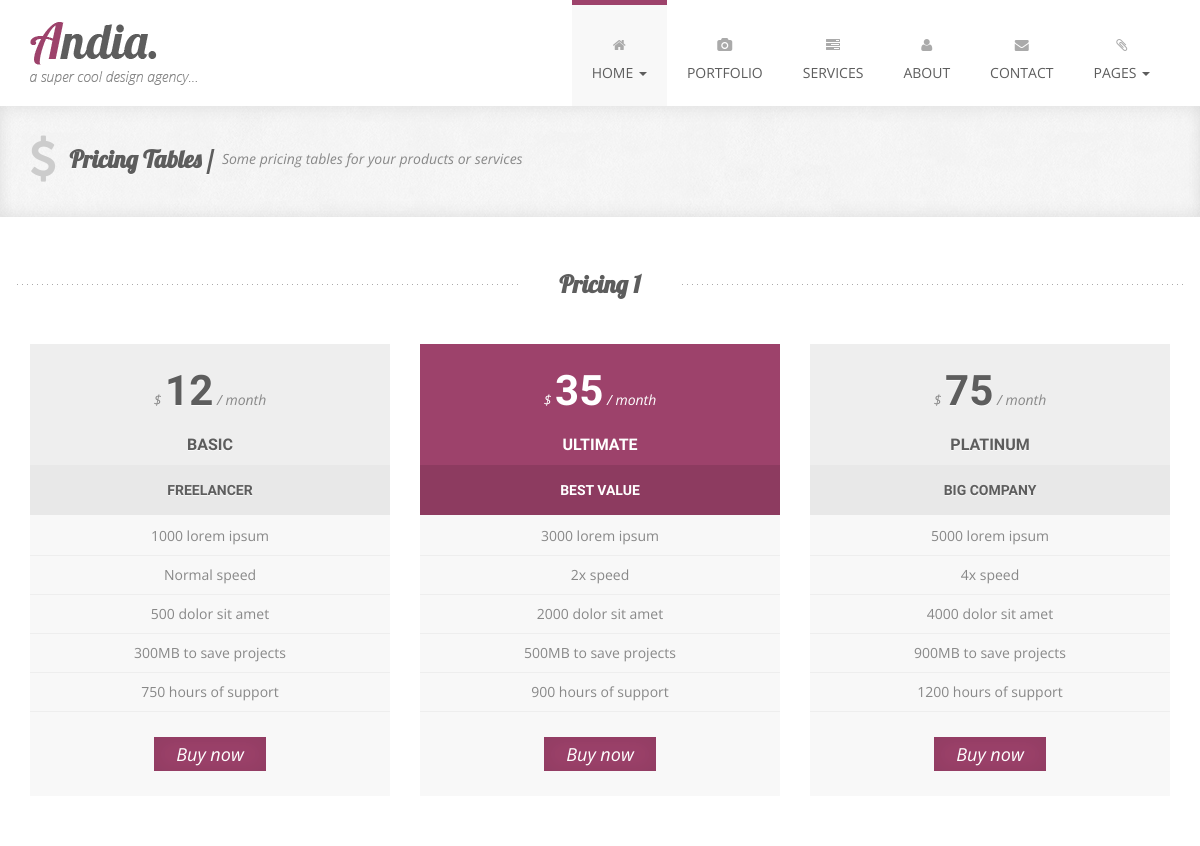
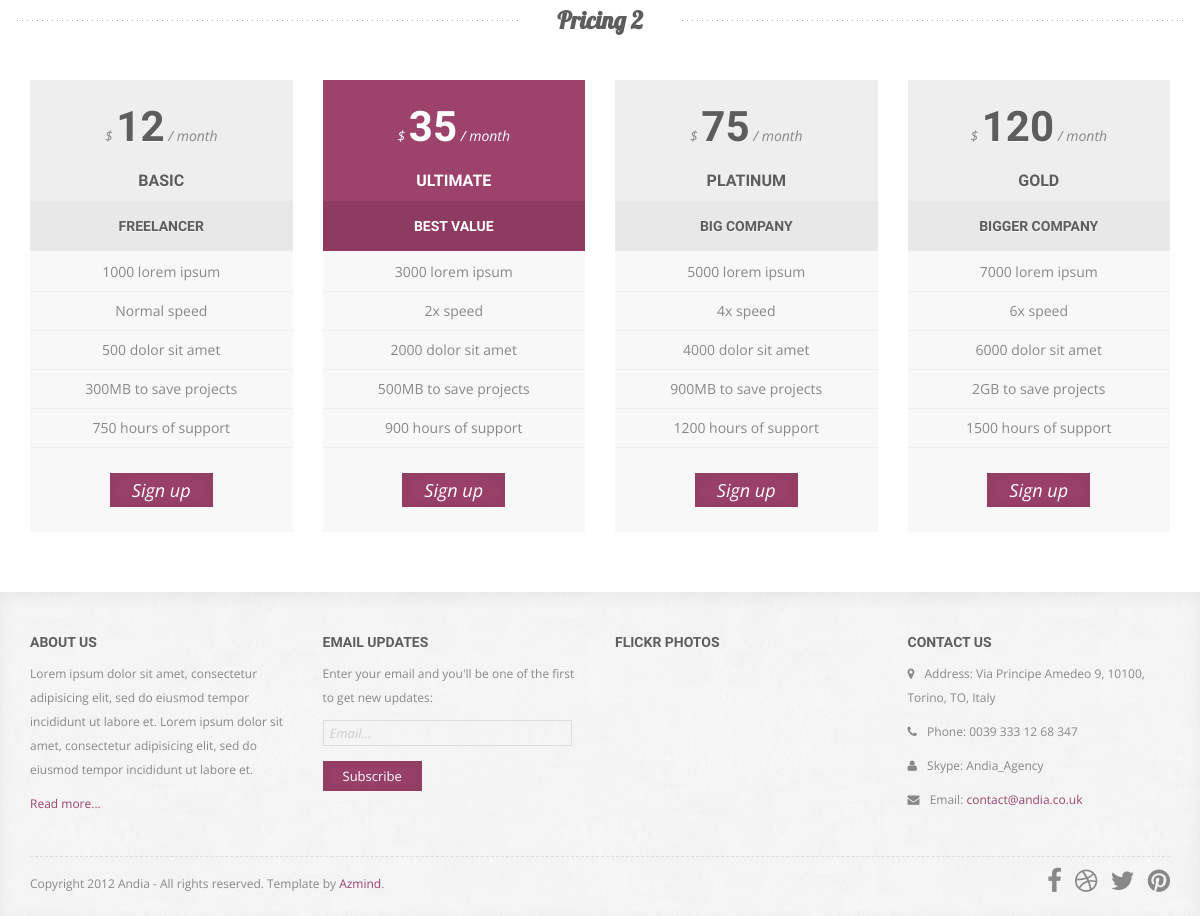
The page /pricing-tables on the database its author committed (2 pictures, top to bottom).
### tables this page shows
CREATE TABLE `Pricing` (
  `id` int(11) NOT NULL,
  `section` int(11) DEFAULT NULL,
  `price` int(11) DEFAULT NULL,
  `rate` varchar(255) DEFAULT NULL,
  `category` varchar(255) DEFAULT NULL,
  `features` varchar(255) NOT NULL
);

### components/View.php (called while the page is built, shortened)
<?
class View {
  function generate($templateView, $mainView) {
    $this->content = $this->getRenderedHtml('views/' . $mainView);
    include 'views/layouts/' . $templateView;
  }
  public function getRenderedHtml($path) {
    include($path);
    $var = ob_get_contents();
    return $var;
  }
}

### controllers/PricingController.php (called while the page is built, shortened)
<?
include_once ROOT . '/models/ModelPricing.php';
class PricingController extends Controller {
  private $pricingModel;
  public function __construct() {
    $this->pricingModel = new ModelPricing();
  }
  public function actionTables() {
    try {
      $this->view->sectionOne = $this->pricingModel->getSectionOne();
      $this->view->sectionTwo = $this->pricingModel->getSectionTwo();
      $this->view->generate('template_view.phtml', 'pricing/tables.phtml');
    } catch (Exception $e) {
      echo $e->getMessage();
    }
    return true;
  }
}

### index.php (called while the page is built, shortened)
<?
require_once(ROOT . '/components/Router.php');
require_once(ROOT . '/components/Db.php');
$router = new Router();
$router->run();

### components/Db.php (called while the page is built)
<?
class Db {
  protected $connection = NULL;
  public function __construct() {
    $this->connection = $this->getConnection();
  }
  public function getConnection() {
    try {
      $paramsPath = ROOT . '/config/db_params.php';
      $dbParams = include($paramsPath);
      if (!$this->connection) {
        $this->connection = new PDO("mysql:host={$dbParams['host']}; dbname={$dbParams['dbName']}",
          $dbParams['user'], $dbParams['password'], [PDO::ATTR_ERRMODE => PDO::ERRMODE_EXCEPTION]);
        return $this->connection;
      } else {
        return $this->connection;
      }
    } catch (PDOException $ex) {
      echo 'Не работает';
      die;
    }
  }
}

### config/db_params.php (called while the page is built)
<?
return [
  'host' => 'localhost',
  'dbName' => 'beetroot_independent_work_mvc',
  'user' => 'root',
  'password' => '',
];

### models/ModelPricing.php (called while the page is built, shortened)
<?
class ModelPricing extends Db {
  public function getSectionOne() {
    $sectionNumber = 1;
    $sql = $this->connection->prepare(
      "SELECT * FROM `Pricing` WHERE section = :number"
    );
    $sql->bindParam(':number', $sectionNumber, PDO::PARAM_INT);
    $sql->execute();
    return $sql->fetchAll(PDO::FETCH_ASSOC);
  }
  public function getSectionTwo() {
    $sectionNumber = 2;
    $sql = $this->connection->prepare(
      "SELECT * FROM `Pricing` WHERE section = :number"
    );
    $sql->bindParam(':number', $sectionNumber, PDO::PARAM_INT);
    $sql->execute();
    return $sql->fetchAll(PDO::FETCH_ASSOC);
  }
}

### config/routes.php (called while the page is built)
<?
return [
  'subscribe' => 'forms/subscribe',
  'sendmail' => 'forms/sendmail',
  'portfolio' => 'portfolio/index',
  'services' => 'services/index',
  'about' => 'about/index',
  'contact' => 'contact/index',
  'pricing-tables' => 'pricing/tables',
  'index-2' => 'main/alternate',
  '' => 'main/index',
];

### views/pricing/tables.phtml (the view)
<div class="page-title-container">
  <div class="container">
    <div class="row">
      <div class="col-sm-12 wow fadeIn">
        <i class="fa fa-dollar"></i>
        <h1>Pricing Tables /</h1>
        <p>Some pricing tables for your products or services</p>
      </div>
    </div>
  </div>
</div>
<div class="pricing-1-container">
  <div class="container">
    <div class="row">
      <div class="col-sm-12 pricing-1-title wow fadeIn">
        <h2>Pricing 1</h2>
      </div>
    </div>
    <div class="row">
      <?foreach ($this->sectionOne as $key => $value) {?>
        <div class="col-sm-4 pricing-1-box<?= $key == 1 ? ' pricing-1-box-best' : ''?> wow <?= $key == 1 ? 'fadeInDown' : 'fadeInUp'?>">
          <div class="pricing-1-box-inner">
            <div class="pricing-1-box-price">
              <span>$ </span><strong><?= $value['price']?></strong><span> / month</span>
            </div>
            <h3><?= $value['rate']?></h3>
            <h4><?= $value['category']?></h4>
            <div class="pricing-1-box-features">
              <ul>
                <?foreach (unserialize($value['features']) as $value) {?>
                  <li><?= $value?></li>
                <?}?>
              </ul>
            </div>
            <div class="pricing-1-box-sign-up">
              <a class="big-link-3" href="#">Buy now</a>
            </div>
          </div>
        </div>
      <?}?>
    </div>
  </div>
</div>
<div class="pricing-2-container">
  <div class="container">
    <div class="row">
      <div class="col-sm-12 pricing-1-title wow fadeIn">
        <h2>Pricing 2</h2>
      </div>
    </div>
    <div class="row">
      <?foreach ($this->sectionTwo as $key => $value) {?>
        <div class="col-sm-3 pricing-1-box<?= $key == 1 ? ' pricing-1-box-best' : ''?> wow <?= $key == 1 ? 'fadeInDown' : 'fadeInUp'?>">
          <div class="pricing-1-box-inner">
            <div class="pricing-1-box-price">
              <span>$ </span><strong><?= $value['price']?></strong><span> / month</span>
            </div>
            <h3><?= $value['rate']?></h3>
            <h4><?= $value['category']?></h4>
            <div class="pricing-1-box-features">
              <ul>
              <?foreach (unserialize($value['features']) as $value) {?>
                  <li><?= $value?></li>
                <?}?>
              </ul>
            </div>
            <div class="pricing-1-box-sign-up">
              <a class="big-link-3" href="#">Sign up</a>
            </div>
          </div>
        </div>
      <?}?>
    </div>
  </div>
</div>

### components/Router.php (shortened to what this page needs)
<?
class Router {
  private $routes;
  public function __construct() {
    $routePath = ROOT . '/config/routes.php';
    $this->routes = include($routePath);
  }
  private function getUri() {
    if (!empty($_SERVER['REQUEST_URI'])) {
      return trim($_SERVER['REQUEST_URI'], '/');
    }
  }
  public function run() {
    $uri = $this->getUri();
    foreach ($this->routes as $uriPattern => $path) {
      if (preg_match("~$uriPattern~", $uri)) {
        $internalRoute = preg_replace("~$uriPattern~", $path, $uri);
        $segments = explode('/', $internalRoute);
        $controllerName = ucfirst(array_shift($segments) . 'Controller');
        $actionName = 'action' . ucfirst(array_shift($segments));
        $parameters = $segments;
        $controllerObject = new $controllerName;
        $result = call_user_func_array([$controllerObject, $actionName], $parameters);
        if ($result != NULL) {
          break;
        }
      }
    }
  }
}

### views/layouts/template_view.phtml (shortened to what this page needs)
<!DOCTYPE html>
<html lang="en">
  <head>
    <link rel="stylesheet" href="/public/bootstrap/css/bootstrap.min.css">
    <link rel="stylesheet" href="/public/font-awesome/css/font-awesome.min.css">
    <link rel="stylesheet" href="/public/css/animate.css">
    <link rel="stylesheet" href="/public/css/magnific-popup.css">
    <link rel="stylesheet" href="/public/flexslider/flexslider.css">
    <link rel="stylesheet" href="/public/css/form-elements.css">
    <link rel="stylesheet" href="/public/css/style.css">
    <link rel="stylesheet" href="/public/css/media-queries.css">
  </head>
  <body>
		<nav class="navbar" role="navigation">
			<div class="container">
				<div class="navbar-header">
					<a class="navbar-brand" href="/">Andia - a super cool design agency...</a>
				</div>
				<div class="collapse navbar-collapse" id="top-navbar-1">
					<ul class="nav navbar-nav navbar-right">
						<li class="dropdown active">
							<a href="#" class="dropdown-toggle" data-toggle="dropdown" data-hover="dropdown" data-delay="1000">
								<i class="fa fa-home"></i><br>Home <span class="caret"></span>
							</a>
						</li>
						<li>
							<a href="/portfolio"><i class="fa fa-camera"></i><br>Portfolio</a>
						</li>
						<li>
							<a href="/services"><i class="fa fa-tasks"></i><br>Services</a>
						</li>
						<li>
							<a href="/about"><i class="fa fa-user"></i><br>About</a>
						</li>
						<li>
							<a href="/contact"><i class="fa fa-envelope"></i><br>Contact</a>
						</li>
						<li class="dropdown">
							<a href="#" class="dropdown-toggle" data-toggle="dropdown" data-hover="dropdown" data-delay="1000">
								<i class="fa fa-paperclip"></i><br>Pages <span class="caret"></span>
							</a>
						</li>
					</ul>
				</div>
			</div>
		</nav>
      <?= $this->content ?>
    <footer>
      <div class="container">
        <div class="row">
          <div class="col-sm-3 footer-box wow fadeInUp">
            <h4>About Us</h4>
            <div class="footer-box-text">
              <p>
                Lorem ipsum dolor sit amet, consectetur adipisicing elit, sed do eiusmod tempor incididunt ut labore et.
                Lorem ipsum dolor sit amet, consectetur adipisicing elit, sed do eiusmod tempor incididunt ut labore et.
              </p>
              <p><a href="/about">Read more...</a></p>
            </div>
          </div>
          <div class="col-sm-3 footer-box wow fadeInDown">
            <h4>Email Updates</h4>
            <div class="footer-box-text footer-box-text-subscribe">
              <p>Enter your email and you'll be one of the first to get new updates:</p>
              <form role="form" action="/subscribe" method="post">
                <div class="form-group">
                    <input type="text" name="email" placeholder="Email..." class="subscribe-email" id="subscribe-email">
                </div>
                <button type="submit" class="btn">Subscribe</button>
              </form>
            </div>
          </div>
          <div class="col-sm-3 footer-box wow fadeInUp">
            <h4>Flickr Photos</h4>
          </div>
          <div class="col-sm-3 footer-box wow fadeInDown">
            <h4>Contact Us</h4>
            <div class="footer-box-text footer-box-text-contact">
              <p><i class="fa fa-map-marker"></i> Address: Via Principe Amedeo 9, 10100, Torino, TO, Italy</p>
              <p><i class="fa fa-phone"></i> Phone: 0039 333 12 68 347</p>
              <p><i class="fa fa-user"></i> Skype: Andia_Agency</p>
              <p><i class="fa fa-envelope"></i> Email: <a href="">contact@andia.co.uk</a></p>
            </div>
          </div>
        </div>
        <div class="row">
          <div class="col-sm-12 wow fadeIn">
            <div class="footer-border"></div>
          </div>
        </div>
        <div class="row">
          <div class="col-sm-7 footer-copyright wow fadeIn">
            <p>Copyright 2012 Andia - All rights reserved. Template by <a href="http://azmind.com/free-bootstrap-themes-templates/">Azmind</a>.</p>
          </div>
          <div class="col-sm-5 footer-social wow fadeIn">
            <a href="#"><i class="fa fa-facebook"></i></a>
            <a href="#"><i class="fa fa-dribbble"></i></a>
            <a href="#"><i class="fa fa-twitter"></i></a>
            <a href="#"><i class="fa fa-pinterest"></i></a>
          </div>
        </div>
      </div>
    </footer>
  </body>
</html>

### public/css/form-elements.css (style rules this page uses)
input[type="text"], textarea { margin: 0; padding: 0 6px; vertical-align: middle; background: none; border: 1px solid #ddd; font-family: 'Open Sans', sans-serif; font-size: 13px; font-weight: 400; color: #888; font-style: italic; -moz-border-radius: 0; -webkit-border-radius: 0; border-radius: 0; -moz-box-shadow: none; -webkit-box-shadow: none; box-shadow: none; -o-transition: all .3s; -moz-transition: all .3s; -webkit-transition: all .3s; -ms-transition: all .3s; transition: all .3s; }
button.btn { height: 30px; margin: 0; padding: 0 20px; vertical-align: middle; background: #9d426b; border: 0; font-family: 'Open Sans', sans-serif; font-size: 13px; font-weight: 400; line-height: 30px; color: #fff; text-shadow: none; -moz-border-radius: 0; -webkit-border-radius: 0; border-radius: 0; -moz-box-shadow: 0 1px 25px 0 rgba(0,0,0,.05) inset, 0 -1px 25px 0 rgba(0,0,0,.05) inset; -webkit-box-shadow: 0 1px 25px 0 rgba(0,0,0,.05) inset, 0 -1px 25px 0 rgba(0,0,0,.05) inset; box-shadow: 0 1px 25px 0 rgba(0,0,0,.05) inset, 0 -1px 25px 0 rgba(0,0,0,.05) inset; -o-transition: all .3s; -moz-transition: all .3s; -webkit-transition: all .3s; -ms-transition: all .3s; transition: all .3s; }

### rows shown on the page
pricing: price "12", rate "BASIC", category "FREELANCER", features "1000 lorem ipsum", features "Normal speed", features "500 dolor sit amet", features "300MB to save projects", features "750 hours of support"
pricing: price "35", rate "ULTIMATE", category "BEST VALUE", features "3000 lorem ipsum", features "2x speed", features "2000 dolor sit amet", features "500MB to save projects", features "900 hours of support"
pricing: price "75", rate "PLATINUM", category "BIG COMPANY", features "5000 lorem ipsum", features "4x speed", features "4000 dolor sit amet", features "900MB to save projects", features "1200 hours of support"
pricing: price "12", rate "BASIC", category "FREELANCER", features "1000 lorem ipsum", features "Normal speed", features "500 dolor sit amet", features "300MB to save projects", features "750 hours of support"
pricing: price "35", rate "ULTIMATE", category "BEST VALUE", features "3000 lorem ipsum", features "2x speed", features "2000 dolor sit amet", features "500MB to save projects", features "900 hours of support"
pricing: price "75", rate "PLATINUM", category "BIG COMPANY", features "5000 lorem ipsum", features "4x speed", features "4000 dolor sit amet", features "900MB to save projects", features "1200 hours of support"
pricing: price "120", rate "GOLD", category "BIGGER COMPANY", features "7000 lorem ipsum", features "6x speed", features "6000 dolor sit amet", features "2GB to save projects", features "1500 hours of support"
